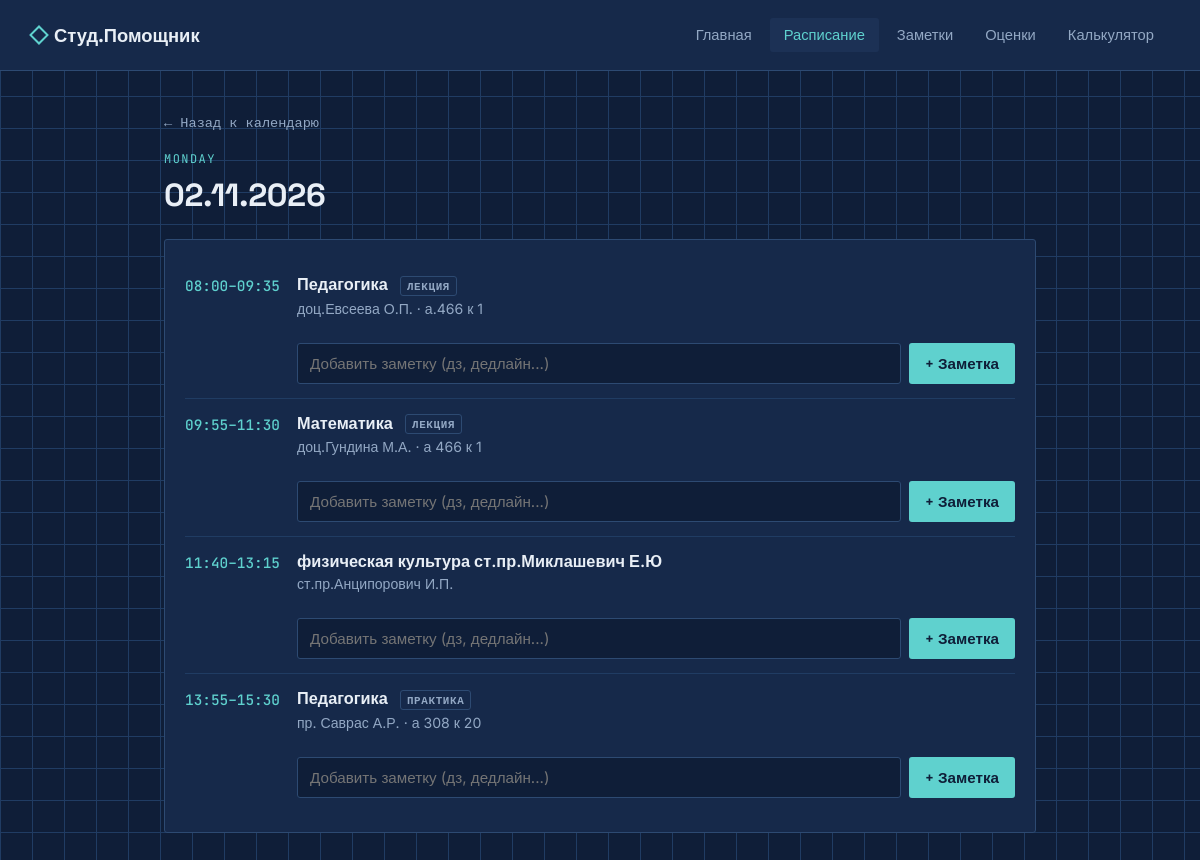
Screenshot of /schedule/2026-11-02 with the database file from the repository.
### models.py (models this page shows, shortened)
class Schedule(db.Model):
    __tablename__ = "schedule"
    id = db.Column(db.Integer, primary_key=True)
    date = db.Column(db.Date, nullable=False)
    day = db.Column(db.String(20), nullable=False)
    time_start = db.Column(db.String(5), nullable=False)
    time_end = db.Column(db.String(5), nullable=False)
    subject = db.Column(db.String(200), nullable=False)
    lesson_type = db.Column(db.String(50), nullable=True)
    teacher = db.Column(db.String(200), nullable=True)
    room = db.Column(db.String(50), nullable=True)
    notes = db.relationship("Note", backref="schedule", lazy=True)

### app.py (the view, shortened to what this page needs)
@app.route('/schedule/<date_str>', methods=['GET', 'POST'])
def schedule_day(date_str):
    try:
        selected_date = datetime.strptime(date_str, '%Y-%m-%d').date()
    except ValueError:
        return "Некорректная дата", 400
    lessons = Schedule.query.filter_by(date=selected_date).order_by(Schedule.time_start).all()
    return render_template('schedule_day.html', selected_date=selected_date, lessons=lessons)

### templates/schedule_day.html (shortened to what this page needs)
{% extends "base.html" %}
{% block content %}
    <a href="{{ url_for('schedule_calendar', year=selected_date.year, month=selected_date.month) }}" class="back-link">← Назад к календарю</a>
    <div class="eyebrow">{{ selected_date.strftime('%A').capitalize() }}</div>
    <h1>{{ selected_date.strftime('%d.%m.%Y') }}</h1>
    <div class="card" style="margin-top: 24px;">
        {% if lessons %}
            {% for lesson in lessons %}
                <div class="lesson" style="flex-direction: column; align-items: stretch;">
                    <div style="display: flex; gap: 16px;">
                        <div class="lesson-time mono">{{ lesson.time_start }}–{{ lesson.time_end }}</div>
                        <div class="lesson-body">
                            <div class="lesson-subject">
                                {{ lesson.subject }}
                                {% if lesson.lesson_type %}
                                    <span class="lesson-type">{{ lesson.lesson_type }}</span>
                                {% endif %}
                            </div>
                            <div class="lesson-meta">
                                {% if lesson.teacher %}{{ lesson.teacher }}{% endif %}
                                {% if lesson.room %} · {{ lesson.room }}{% endif %}
                            </div>
                        </div>
                    </div>
                    <form method="post" style="margin: 10px 0 0 112px;">
                        <div style="display: flex; gap: 8px;">
                            <input type="text" name="text" placeholder="Добавить заметку (дз, дедлайн...)" style="margin: 0;">
                            <button type="submit" class="btn" style="margin: 0; padding: 10px 16px; white-space: nowrap;">+ Заметка</button>
                        </div>
                    </form>
                </div>
            {% endfor %}
        {% else %}
            <div class="empty-state">В этот день пар нет</div>
        {% endif %}
    </div>
{% endblock %}

### static/style.css (style rules this page uses)
:root { --bg: #0F1E38; --bg-elevated: #16294A; --bg-elevated-2: #1C3155; --line: #2D4A72; --line-soft: #203C63; --accent: #5FD1CE; --accent-dim: #3A8B8A; --amber: #E8A33D; --text: #E9EFF6; --text-dim: #93A8C4; --text-faint: #5E7599; --radius: 3px; }
* { box-sizing: border-box; }
body { margin: 0; background-color: var(--bg); background-image: linear-gradient(var(--line-soft) 1px, transparent 1px), linear-gradient(90deg, var(--line-soft) 1px, transparent 1px); background-size: 32px 32px; color: var(--text); font-family: 'Inter', sans-serif; min-height: 100vh; }
h1, h2, h3 { font-family: 'Space Grotesk', sans-serif; font-weight: 700; margin: 0 0 0.5em 0; letter-spacing: -0.01em; }
a { color: var(--accent); text-decoration: none; }
.mono { font-family: 'JetBrains Mono', monospace; }
.eyebrow { font-family: 'JetBrains Mono', monospace; font-size: 0.75rem; letter-spacing: 0.12em; text-transform: uppercase; color: var(--accent); margin-bottom: 8px; }
.card { background: var(--bg-elevated); border: 1px solid var(--line); border-radius: var(--radius); padding: 20px; margin-bottom: 16px; }
.lesson { display: flex; gap: 16px; align-items: flex-start; padding: 14px 0; border-bottom: 1px solid var(--line-soft); }
.lesson:last-child { border-bottom: none; }
.lesson-time { font-family: 'JetBrains Mono', monospace; font-weight: 500; color: var(--accent); white-space: nowrap; min-width: 96px; font-size: 0.9rem; padding-top: 2px; }
.lesson-body { flex: 1; }
.lesson-subject { font-weight: 600; font-size: 1.02rem; }
.lesson-type { display: inline-block; font-family: 'JetBrains Mono', monospace; font-size: 0.68rem; text-transform: uppercase; letter-spacing: 0.06em; padding: 2px 6px; border: 1px solid var(--line); border-radius: var(--radius); color: var(--text-dim); margin-left: 8px; vertical-align: middle; }
.lesson-meta { color: var(--text-dim); font-size: 0.88rem; margin-top: 4px; }
input, select, textarea { width: 100%; background: var(--bg); border: 1px solid var(--line); color: var(--text); padding: 10px 12px; border-radius: var(--radius); font-family: 'Inter', sans-serif; font-size: 0.95rem; }
button.btn { font-family: 'Space Grotesk', sans-serif; font-weight: 600; background: var(--accent); color: var(--bg); border: none; padding: 11px 22px; border-radius: var(--radius); cursor: pointer; font-size: 0.95rem; margin-top: 18px; }
.back-link { display: inline-block; margin-bottom: 20px; font-family: 'JetBrains Mono', monospace; font-size: 0.85rem; color: var(--text-dim); }

### rows the page displays
Schedule: time_start "08:00", time_end "09:35", subject "Педагогика", lesson_type "ЛЕКЦИЯ", teacher "доц.Евсеева О.П.", room "а.466 к 1"
Schedule: time_start "09:55", time_end "11:30", subject "Математика", lesson_type "ЛЕКЦИЯ", teacher "доц.Гундина М.А.", room "а 466 к 1"
Schedule: time_start "11:40", time_end "13:15", subject "физическая культура ст.пр.Миклашевич Е.Ю", teacher "ст.пр.Анципорович И.П."
Schedule: time_start "13:55", time_end "15:30", subject "Педагогика", lesson_type "ПРАКТИКА", teacher "пр. Саврас А.Р.", room "а 308 к 20"

### other values shown
{{ selected_date.strftime('%A').capitalize() }} "MONDAY"
{{ selected_date.strftime('%d.%m.%Y') }} "02.11.2026"
